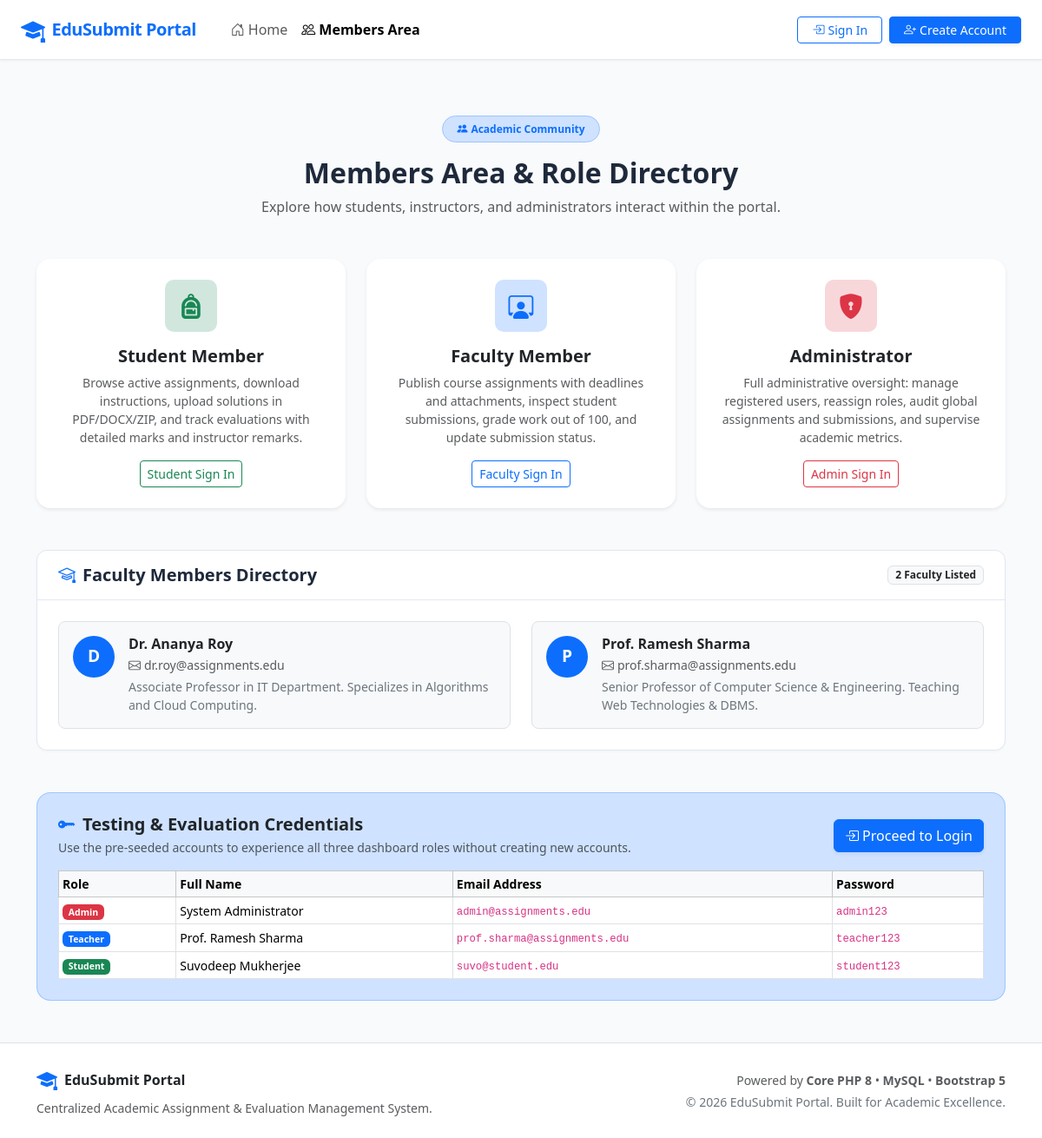
/members.php, run on the app's committed database.
### tables this page shows
CREATE TABLE `users` (
  `id` INT UNSIGNED AUTO_INCREMENT PRIMARY KEY,
  `name` VARCHAR(100) NOT NULL,
  `email` VARCHAR(150) NOT NULL UNIQUE,
  `password` VARCHAR(255) NOT NULL,
  `role` ENUM('admin', 'teacher', 'student') NOT NULL DEFAULT 'student',
  `phone` VARCHAR(20) DEFAULT NULL,
  `bio` TEXT DEFAULT NULL,
  `avatar` VARCHAR(255) DEFAULT NULL,
  `status` ENUM('active', 'inactive') NOT NULL DEFAULT 'active',
  `created_at` TIMESTAMP DEFAULT CURRENT_TIMESTAMP,
  `updated_at` TIMESTAMP DEFAULT CURRENT_TIMESTAMP ON UPDATE CURRENT_TIMESTAMP,
  INDEX `idx_users_role` (`role`),
  INDEX `idx_users_email` (`email`)
);

### config/config.php (called while the page is built, shortened)
<?php
function e($data): string {
    return htmlspecialchars((string)($data ?? ''), ENT_QUOTES, 'UTF-8');
}

### members.php (the view, shortened to what this page needs)
<?php
require_once __DIR__ . '/config/config.php';
$pdo = getDBConnection();
$instructors = [];
try {
    $stmt = $pdo->query("SELECT name, email, bio FROM users WHERE role = 'teacher' ORDER BY name ASC");
    $instructors = $stmt->fetchAll();
} catch (PDOException $e) {
}
require_once __DIR__ . '/includes/header.php';
?>
<div class="container py-5">
    <div class="text-center max-w-2xl mx-auto mb-5">
        <span class="badge bg-primary-subtle text-primary border border-primary-subtle px-3 py-2 rounded-pill fw-semibold mb-2">
            <i class="bi bi-people-fill me-1"></i>Academic Community
        </span>
        <h2 class="fw-bold mt-2">Members Area &amp; Role Directory</h2>
        <p class="text-muted">Explore how students, instructors, and administrators interact within the portal.</p>
    </div>
    <div class="row g-4 mb-5">
        <div class="col-md-4">
            <div class="card h-100 border-0 shadow-sm rounded-4">
                <div class="card-body p-4 text-center">
                    <div class="stat-icon bg-success-subtle text-success mx-auto mb-3" style="width: 60px; height: 60px; font-size: 1.8rem;">
                        <i class="bi bi-backpack-fill"></i>
                    </div>
                    <h5 class="fw-bold">Student Member</h5>
                    <p class="text-muted small">
                        Browse active assignments, download instructions, upload solutions in PDF/DOCX/ZIP, and track evaluations with detailed marks and instructor remarks.
                    </p>
                    <div class="mt-3">
                        <a href="<?php echo BASE_URL; ?>/login.php" class="btn btn-sm btn-outline-success">Student Sign In</a>
                    </div>
                </div>
            </div>
        </div>
        <div class="col-md-4">
            <div class="card h-100 border-0 shadow-sm rounded-4">
                <div class="card-body p-4 text-center">
                    <div class="stat-icon bg-primary-subtle text-primary mx-auto mb-3" style="width: 60px; height: 60px; font-size: 1.8rem;">
                        <i class="bi bi-person-workspace"></i>
                    </div>
                    <h5 class="fw-bold">Faculty Member</h5>
                    <p class="text-muted small">
                        Publish course assignments with deadlines and attachments, inspect student submissions, grade work out of 100, and update submission status.
                    </p>
                    <div class="mt-3">
                        <a href="<?php echo BASE_URL; ?>/login.php" class="btn btn-sm btn-outline-primary">Faculty Sign In</a>
                    </div>
                </div>
            </div>
        </div>
        <div class="col-md-4">
            <div class="card h-100 border-0 shadow-sm rounded-4">
                <div class="card-body p-4 text-center">
                    <div class="stat-icon bg-danger-subtle text-danger mx-auto mb-3" style="width: 60px; height: 60px; font-size: 1.8rem;">
                        <i class="bi bi-shield-lock-fill"></i>
                    </div>
                    <h5 class="fw-bold">Administrator</h5>
                    <p class="text-muted small">
                        Full administrative oversight: manage registered users, reassign roles, audit global assignments and submissions, and supervise academic metrics.
                    </p>
                    <div class="mt-3">
                        <a href="<?php echo BASE_URL; ?>/login.php" class="btn btn-sm btn-outline-danger">Admin Sign In</a>
                    </div>
                </div>
            </div>
        </div>
    </div>
    <div class="custom-card mb-5">
        <div class="custom-card-header">
            <h5 class="mb-0 fw-bold"><i class="bi bi-mortarboard me-2 text-primary"></i>Faculty Members Directory</h5>
            <span class="badge bg-light text-dark border"><?php echo count($instructors); ?> Faculty Listed</span>
        </div>
        <div class="custom-card-body">
            <div class="row g-4">
                <?php if (!empty($instructors)): ?>
                    <?php foreach ($instructors as $inst): ?>
                        <div class="col-md-6">
                            <div class="p-3 border rounded-3 bg-light d-flex align-items-start">
                                <div class="bg-primary text-white rounded-circle d-flex align-items-center justify-content-center me-3 flex-shrink-0" style="width: 48px; height: 48px; font-weight: 700; font-size: 1.2rem;">
                                    <?php echo strtoupper(substr($inst['name'], 0, 1)); ?>
                                </div>
                                <div>
                                    <h6 class="mb-1 fw-bold text-dark"><?php echo e($inst['name']); ?></h6>
                                    <p class="text-muted small mb-1"><i class="bi bi-envelope me-1"></i><?php echo e($inst['email']); ?></p>
                                    <p class="text-secondary small mb-0"><?php echo e($inst['bio'] ?? 'Faculty Member'); ?></p>
                                </div>
                            </div>
                        </div>
                    <?php endforeach; ?>
                <?php else: ?>
                    <p class="text-muted small mb-0">No instructors registered yet.</p>
                <?php endif; ?>
            </div>
        </div>
    </div>
    <div class="card border-primary border-opacity-25 bg-primary-subtle bg-opacity-10 rounded-4">
        <div class="card-body p-4">
            <div class="row align-items-center">
                <div class="col-lg-8">
                    <h5 class="fw-bold text-dark mb-1"><i class="bi bi-key-fill text-primary me-2"></i>Testing &amp; Evaluation Credentials</h5>
                    <p class="text-muted small mb-0">
                        Use the pre-seeded accounts to experience all three dashboard roles without creating new accounts.
                    </p>
                </div>
                <div class="col-lg-4 text-lg-end mt-3 mt-lg-0">
                    <a href="<?php echo BASE_URL; ?>/login.php" class="btn btn-primary shadow-sm">
                        <i class="bi bi-box-arrow-in-right me-1"></i>Proceed to Login
                    </a>
                </div>
            </div>
            <div class="table-responsive mt-3">
                <table class="table table-sm table-bordered bg-white small mb-0 align-middle">
                    <thead class="table-light">
                        <tr>
                            <th>Role</th>
                            <th>Full Name</th>
                            <th>Email Address</th>
                            <th>Password</th>
                        </tr>
                    </thead>
                    <tbody>
                        <tr>
                            <td><span class="badge bg-danger">Admin</span></td>
                            <td>System Administrator</td>
                            <td><code>admin@assignments.edu</code></td>
                            <td><code>admin123</code></td>
                        </tr>
                        <tr>
                            <td><span class="badge bg-primary">Teacher</span></td>
                            <td>Prof. Ramesh Sharma</td>
                            <td><code>prof.sharma@assignments.edu</code></td>
                            <td><code>teacher123</code></td>
                        </tr>
                        <tr>
                            <td><span class="badge bg-success">Student</span></td>
                            <td>Suvodeep Mukherjee</td>
                            <td><code>suvo@student.edu</code></td>
                            <td><code>student123</code></td>
                        </tr>
                    </tbody>
                </table>
            </div>
        </div>
    </div>
</div>
<?php require_once __DIR__ . '/includes/footer.php'; ?>

### assets/css/style.css (style rules this page uses)
:root { --primary-color: #2563eb; --primary-hover: #1d4ed8; --secondary-color: #475569; --dark-bg: #0f172a; --sidebar-bg: #1e293b; --sidebar-active: #3b82f6; --content-bg: #f8fafc; --card-border: #e2e8f0; }
body { background-color: var(--content-bg); font-family: 'Segoe UI', system-ui, -apple-system, sans-serif; color: #1e293b; min-height: 100vh; display: flex; flex-direction: column; }
.stat-icon { width: 48px; height: 48px; border-radius: 10px; display: flex; align-items: center; justify-content: center; font-size: 1.5rem; }
.custom-card { background: #ffffff; border-radius: 12px; border: 1px solid var(--card-border); box-shadow: 0 1px 3px rgba(0,0,0,0.03); margin-bottom: 1.5rem; }
.custom-card-header { background-color: transparent; border-bottom: 1px solid var(--card-border); padding: 1rem 1.5rem; display: flex; align-items: center; justify-content: space-between; }
.custom-card-body { padding: 1.5rem; }

### data on the page
users: name "D", name "Dr. Ananya Roy", email "dr.roy@assignments.edu", bio "Associate Professor in IT Department. Specializes in Algorithms and Cloud Computing."
users: name "P", name "Prof. Ramesh Sharma", email "prof.sharma@assignments.edu", bio "Senior Professor of Computer Science & Engineering. Teaching Web Technologies & DBMS."

### other printed values
APP_NAME "EduSubmit Portal"
count($instructors) "2"
